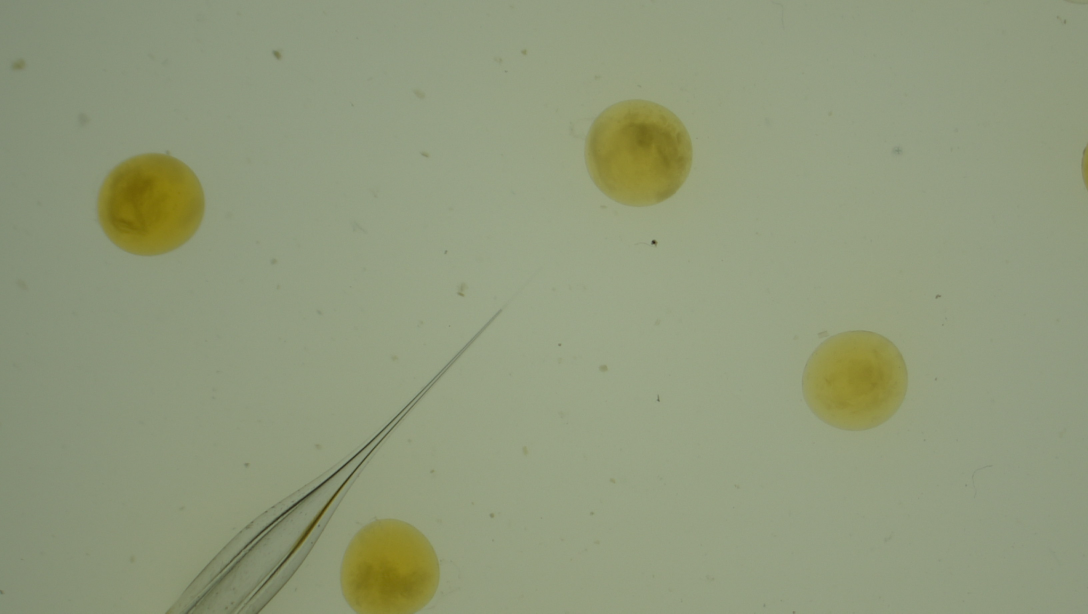
#> input picture IMG30.JPG, 3264 x 1840 px (shown at 1/3 size)
$ python pyramids.py
#> lines starting #> are read from the running program, lines starting #| are printed output that depends on the picture
# -*- coding: utf-8 -*-
"""
Spyder Editor

This is a temporary script file.
"""

import cv2
import matplotlib.pyplot as plt
import numpy as np


def compare():


    a = np.array(a)
    b = np.array(b)
    np.linalg.norm(a-b,2)
    pass


pyrLevelMax = 6

#def Py_PatternMatching():

im = cv2.imread ('IMG30.JPG',1)
#> im is the input picture: shape (1840, 3264, 3); mean B, G, R 123.4, 153.9, 145.3
im_gray = cv2.cvtColor(im, cv2.COLOR_BGR2GRAY)
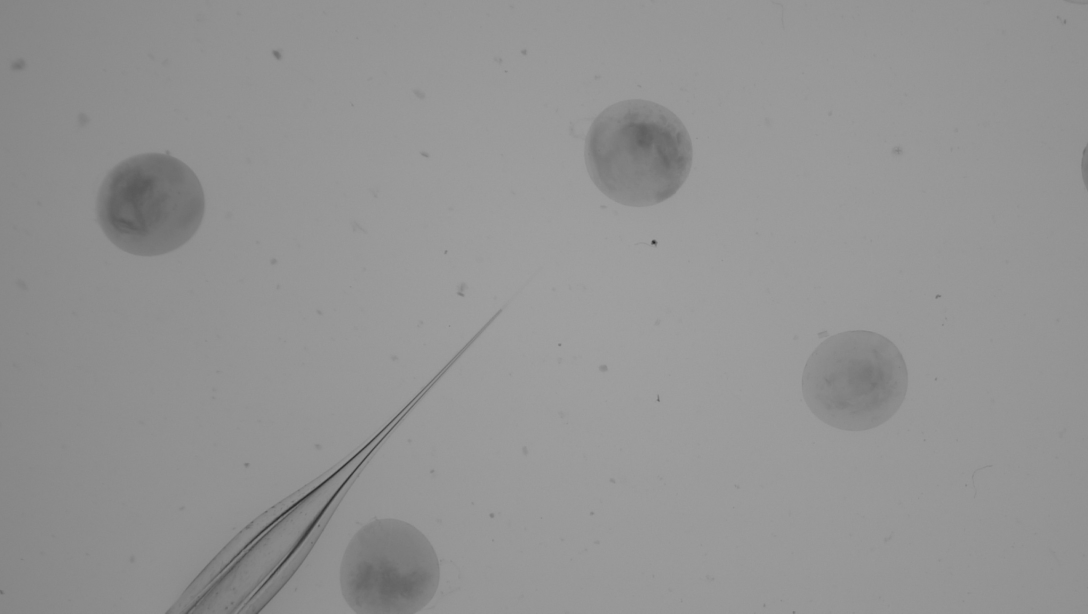
#> im_gray: shape (1840, 3264) (shown at 1/3 size); min 29, max 163, mean 147.8
# [5 lines of commented-out code are left out]

templ = [im_gray[285:634,1743:2085].copy()]
img_pyr = [im_gray.copy()]

plt.figure(1)
plt.subplot(2,3,1)
plt.imshow(img_pyr[0])

plt.figure(2)
plt.subplot(2,3,1)
plt.imshow(templ[0])

for i in range(1,pyrLevelMax):

    img_pyr.append( cv2.pyrDown(img_pyr[i-1]))
    plt.figure(1)
    plt.subplot(2,3,i+1)
    plt.imshow(img_pyr[i])


    templ.append(cv2.pyrDown(templ[i-1]))
    plt.figure(2)
    plt.subplot(2,3,i+1)
    plt.imshow(templ[i])
#> after the loop, img_pyr = 6 items; templ = 6 items

cv2.waitKey(100)
cv2.waitKey(0)

res = cv2.matchTemplate(img_pyr[i],templ[i],cv2.TM_CCOEFF_NORMED)
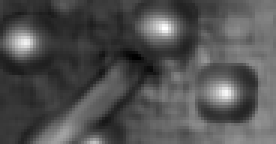
#> res: shape (48, 92) float32 (shown 3 times larger); min -0.602, max 0.968, mean -0.102; drawn with min black and max white

w, h = templ[i].shape[::-1]
#> w = 11; h = 11
loc = np.where( res >= 0.8)
#> loc = 15 positions, rows 8 to 31, columns 7 to 75
res[loc[0],loc[1]]
for pt in zip(*loc[::-1]):
    cv2.rectangle(img_pyr[i], pt, (pt[0] + w, pt[1] + h), (0,0,255), 1)
#> this loop made 15 passes
#> pt on passes 1 to 12: (54, 8), (55, 8), (53, 9), (54, 9), (55, 9), (54, 10), (55, 10), (8, 13), (7, 14), (8, 14), (9, 14), (74, 30)


plt.figure(1)
plt.subplot(2,3,i+1)
plt.imshow(img_pyr[i])

#    cv2.namedWindow( 'orgin', cv2.WINDOW_NORMAL )
#    cv2.imshow('orgin',im)
cv2.waitKey(100)
cv2.waitKey(0)
# [10 lines of commented-out code are left out]

cv2.destroyAllWindows()


#cv2.waitKey(0)
#Py_PatternMatching()
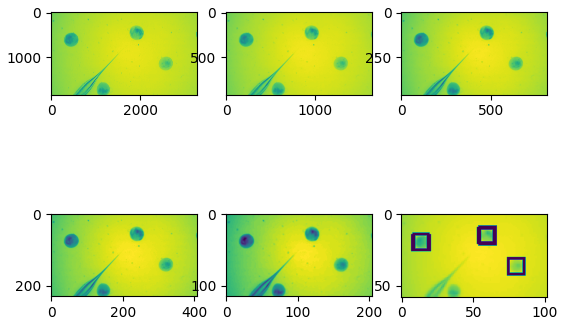
#> figure drawn by matplotlib, 6 panels
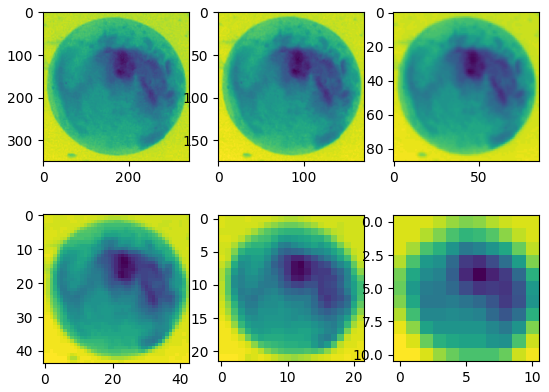
#> figure drawn by matplotlib, 6 panels
